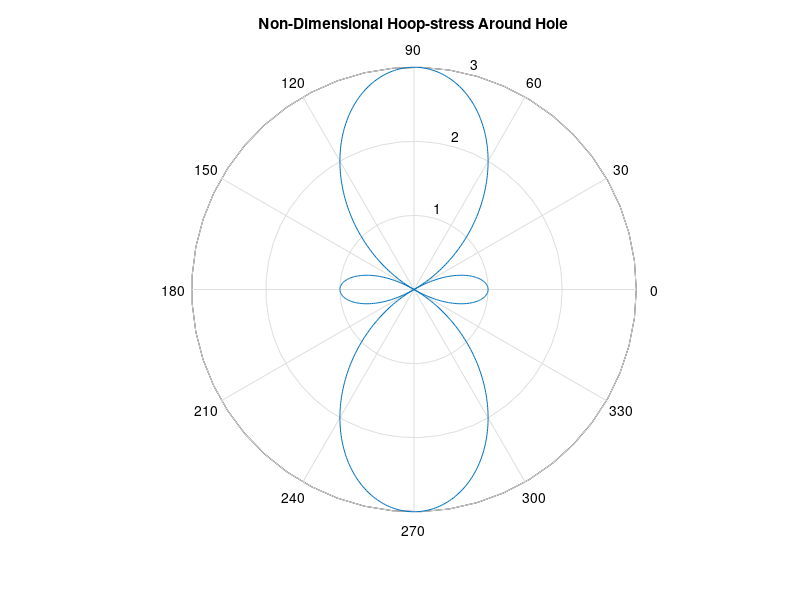

Here is the MATLAB script that generated this plot:
% MATLAB CODE: Example C-4
% Elasticity: Theory, Applications and Numerics 3e - Elsevier
% M.H. Sadd, University of Rhode Island
% Calculate and Plot Normalized Hoop Stress on Circular Hole
% In Infinite Plane Under Uniform Tension at Infinity: Example 8.7
% Non-Dimensional Plot Generates Figure 8-13
clc;clear all;
% Input (r/a)- Variable and Generate Angular Coordinate Space
r=1;
t=[0:0.01:2*pi];
% Calculation Loop
st=0.5*(1+(1/r)^2)-0.5*(1+3*(1/r)^4)*cos(2*t);
% Plotting Call
polar(t,st)
title('Non-Dimensional Hoop-stress Around Hole')